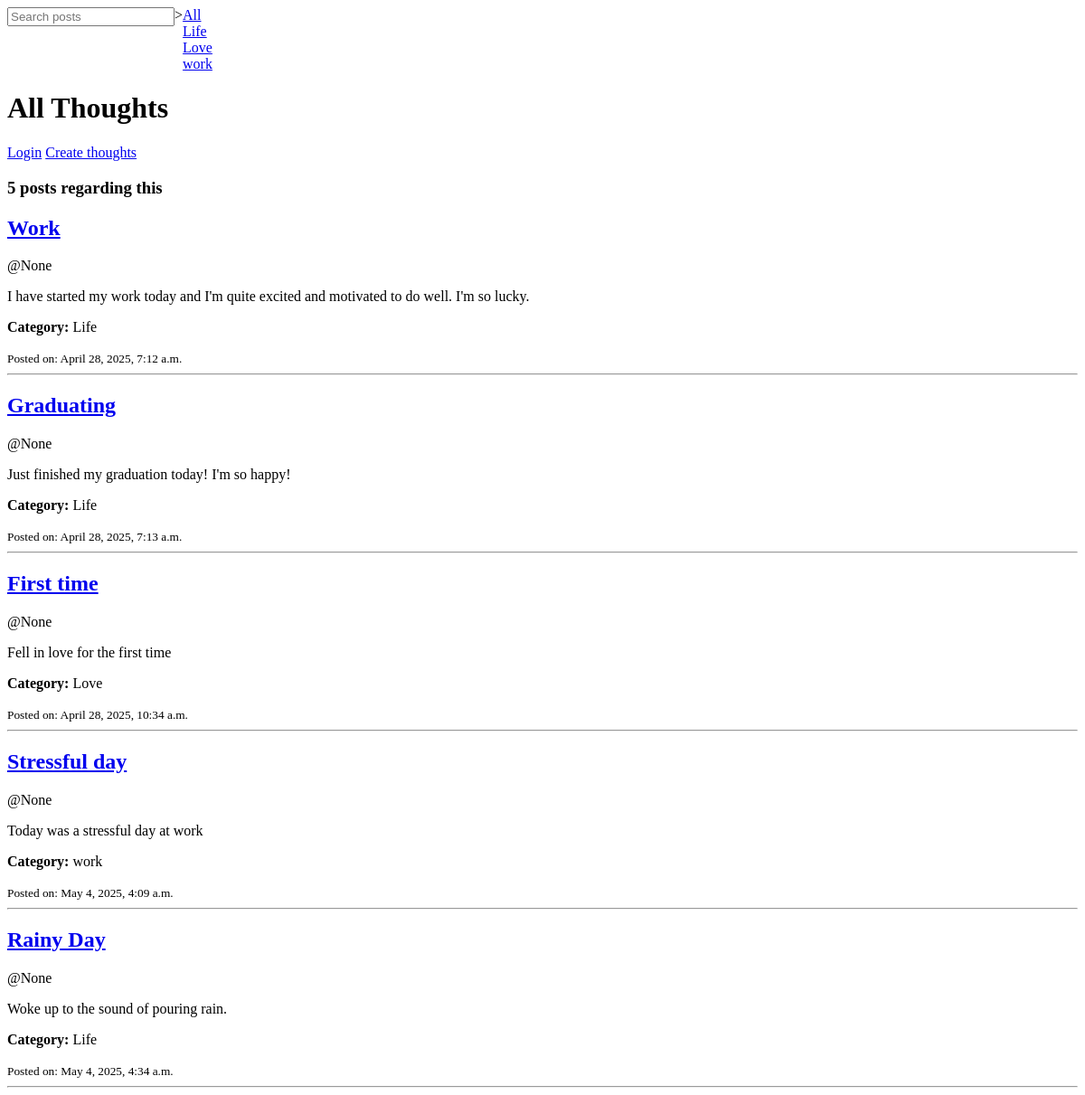
Before: /home/ with the older database file.
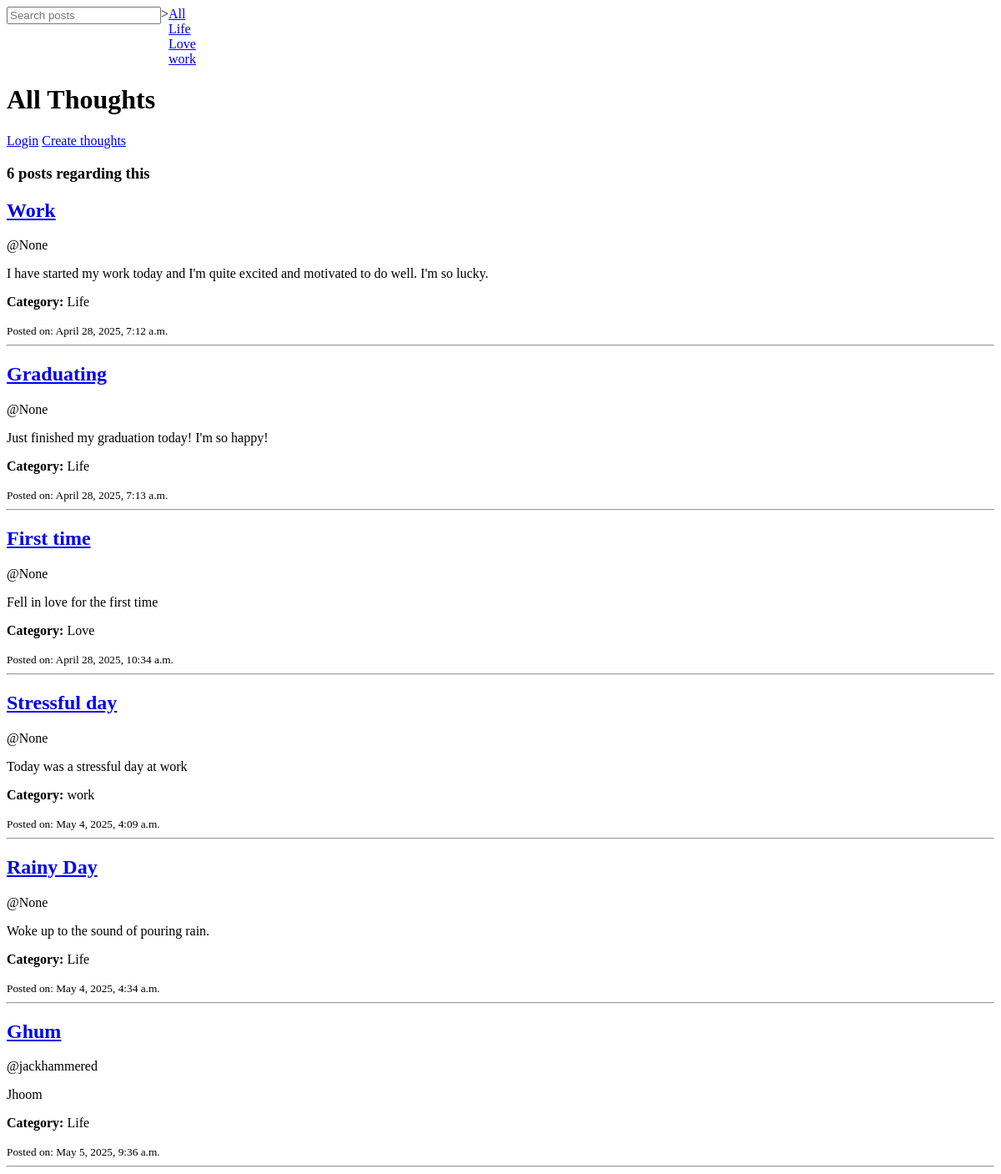
After: the same page with the newer database file.
### post/models.py (models this page shows, shortened)
class Category(models.Model):
    name = models.CharField(max_length=100)

class Thoughts(models.Model):
    host = models.ForeignKey(User, on_delete=models.SET_NULL, null=True)
    title = models.CharField(max_length=100)
    description = models.TextField(max_length=300)
    created_at = models.DateTimeField(auto_now_add=True)
    category = models.ForeignKey(Category, on_delete=models.CASCADE)

### post/views.py (the view)
# urls.py: path("home/", views.thoughts_list, name="thoughts"),
def thoughts_list(request):
    if request.GET.get('q') != None:
        q = request.GET.get('q')
    else:
        q = ''
    thoughts = Thoughts.objects.filter(Q(category__name__icontains=q)|Q(title__icontains=q))
    categories = Category.objects.all()
    thought_count = thoughts.count()
    return render(request, "post/index.html", {'thoughts': thoughts, 'categories':categories, "thought_count":thought_count})

### post/templates/post/index.html (shortened to what this page needs)
<!DOCTYPE html>
<html>
<head>
</head>
<body>
    <div class="home-container">
        <form method="GET" action="{% url 'thoughts' %}">
            <input type="text" name="q" placeholder="Search posts">
        </form>>
        <div>
            <div>
                <a href="{% url 'thoughts' %}">All</a>
            </div>
            {% for category in categories%}
            <div>
                <a href="{% url 'thoughts' %}?q={{category.name}}">{{category.name}}</a>
            </div>
            {% endfor %}
        </div>
        </div>
            <h1>All Thoughts</h1>
            {% if request.user.is_authenticated %}
                <a href="{% url 'logout' %}">Logout</a>
            {% else %}
                <a href="{% url 'login' %}">Login</a>
            {% endif %}
            <a href="{% url 'create-post' %}">Create thoughts</a>
            <h3>{{thought_count}} posts regarding this</h3>
            {% for thought in thoughts %}
                <div>
                    <h2><a href="{% url 'single' thought.id %}">{{ thought.title }}</a></h2>
                    <p>@{{ thought.host }}</p>
                    <p>{{ thought.description|truncatechars:100 }}</p>
                    <p><strong>Category:</strong> {{ thought.category.name }}</p>
                    <small>Posted on: {{ thought.created_at }}</small>
                    <hr>
                </div>
            {% empty %}
                <p>No thoughts posted yet.</p>
            {% endfor %}
</body>
</html>

Changed rows visible on the page:
added Thoughts: title "Ghum", host "jackhammered", description "Jhoom", category.name "Life", created_at "May 5, 2025, 9:36 a.m."
Other visible differences:
{{ thought_count }}: "5" → "6"
